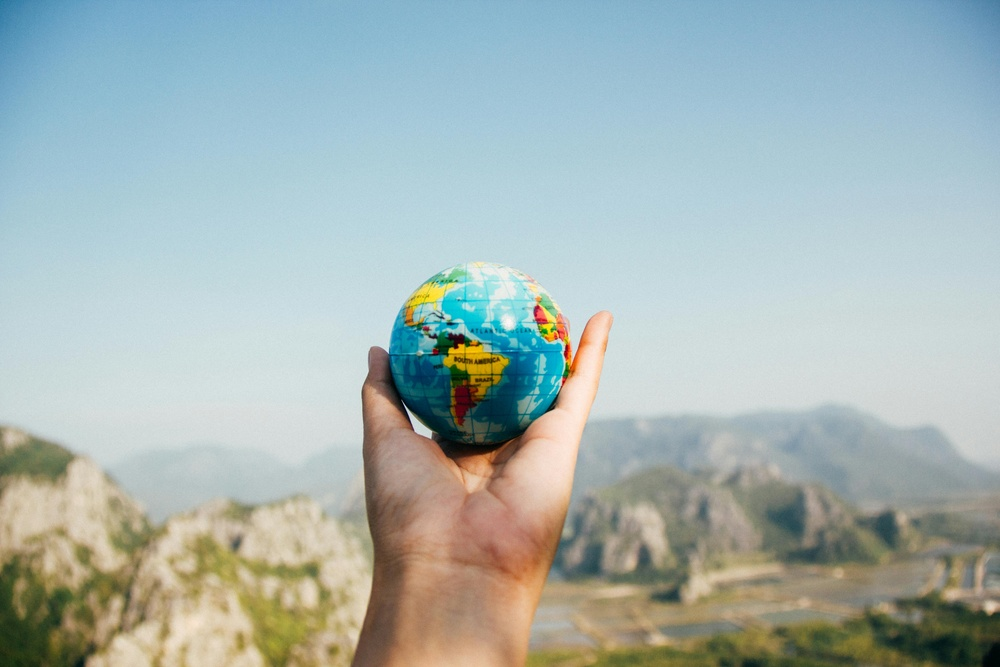
%> input picture LAB_6/globe.jpg, 1000 x 667 px, shrunk from 5184 x 3456 before the run
$ octave lab6.m   (GNU Octave 9; MATLAB toolbox functions it lacks are replaced by stand-ins)
%> lines starting %> are read from the running program, lines starting %| are printed output that depends on the picture; in (x1, y1, x2, y2) boxes, pixels count from 0 and x2, y2 are one past the last pixel; in counts of white or black regions, pixels touching at a corner belong together; the program's own positions count from 1
%% Lab 6: Mini Project – Your Image Pipeline
close all; clear; clc;

% 1) Load your own image (object, face, landscape, etc.)
I = im2double(rgb2gray(imread('globe.jpg','jpg','AutoOrient',true)));
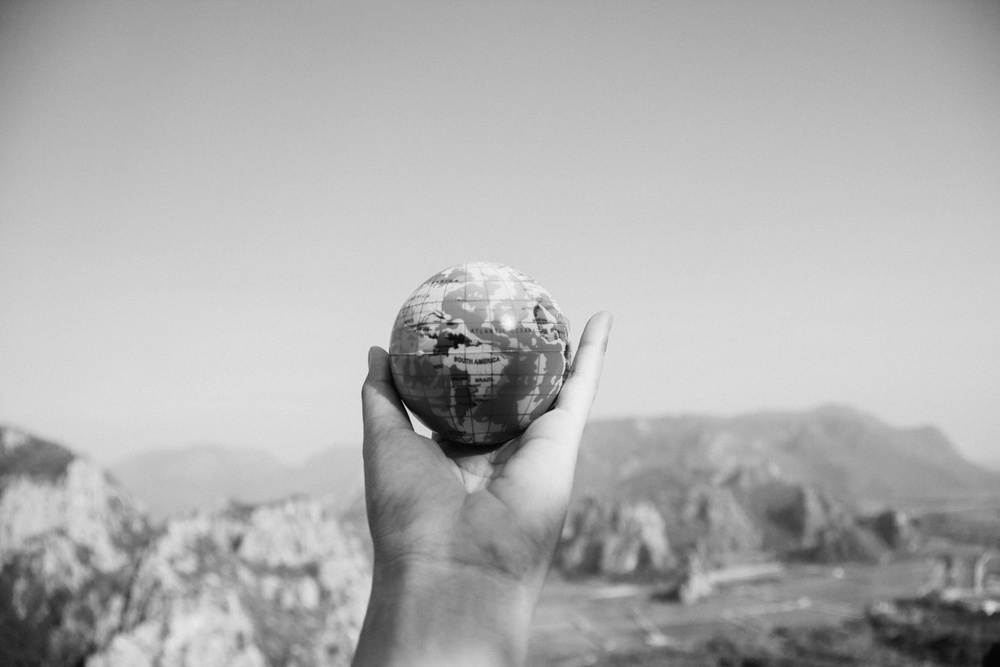
%> I: size 667x1000 double; min 0.00392, max 0.98, mean 0.689

% 2) Pre-process: noise removal
I_filt = medfilt2(I,[3 3]);

% 3) Enhance contrast
I_enh = imadjust(I_filt,[0.2 0.8],[0 1]);
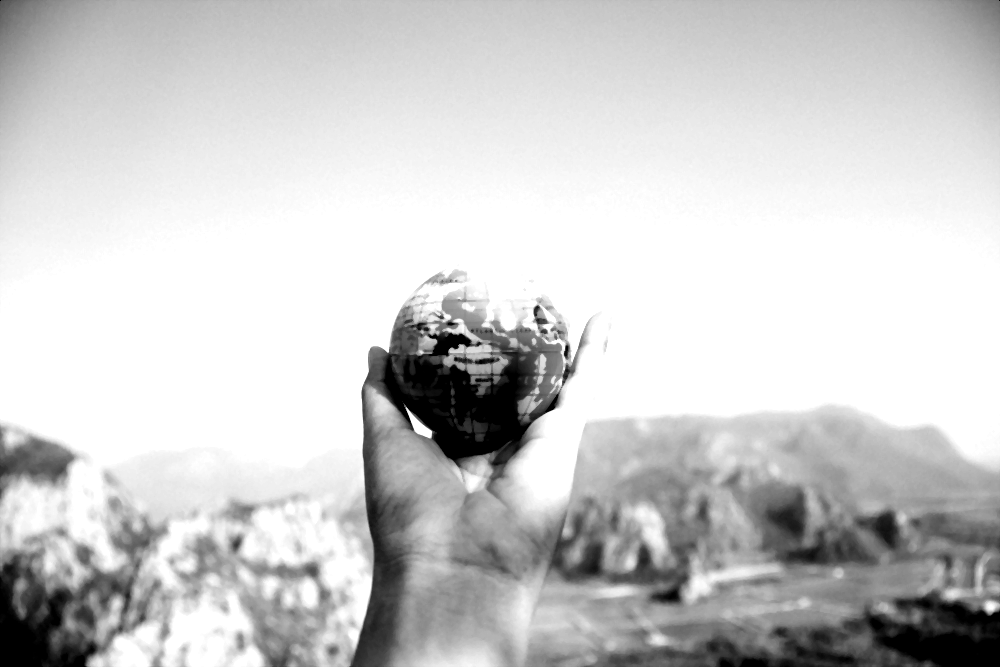
%> I_enh: size 667x1000 double; min 0, max 1, mean 0.8

% 4) Extract features (edges or frequency)
edges = edge(I_enh,'Canny',[0.1 0.25]);
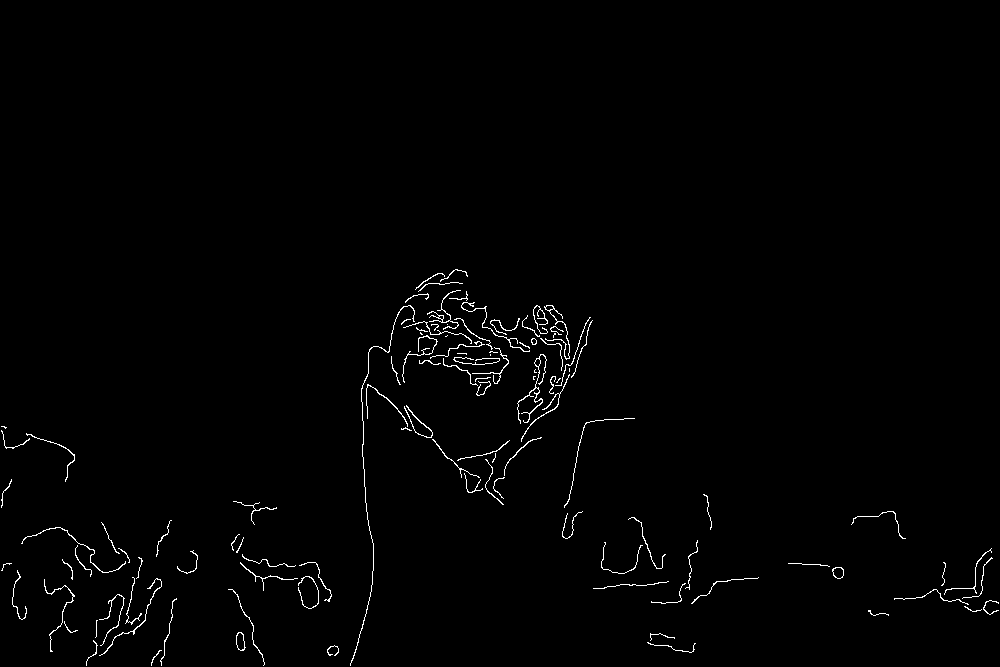
%> edges: size 667x1000 logical; 1% white in thin lines or dots, all inside (x1, y1, x2, y2) = (1, 269, 999, 666)

% 5) Optional frequency-domain mask
F = fftshift(fft2(I_enh));
[M,N]=size(F);
%> M = 667; N = 1000
[u,v]=meshgrid(-N/2:N/2-1,-M/2:M/2-1);
H = double(sqrt(u.^2+v.^2)<60);
I_lp = real(ifft2(ifftshift(F.*H)));
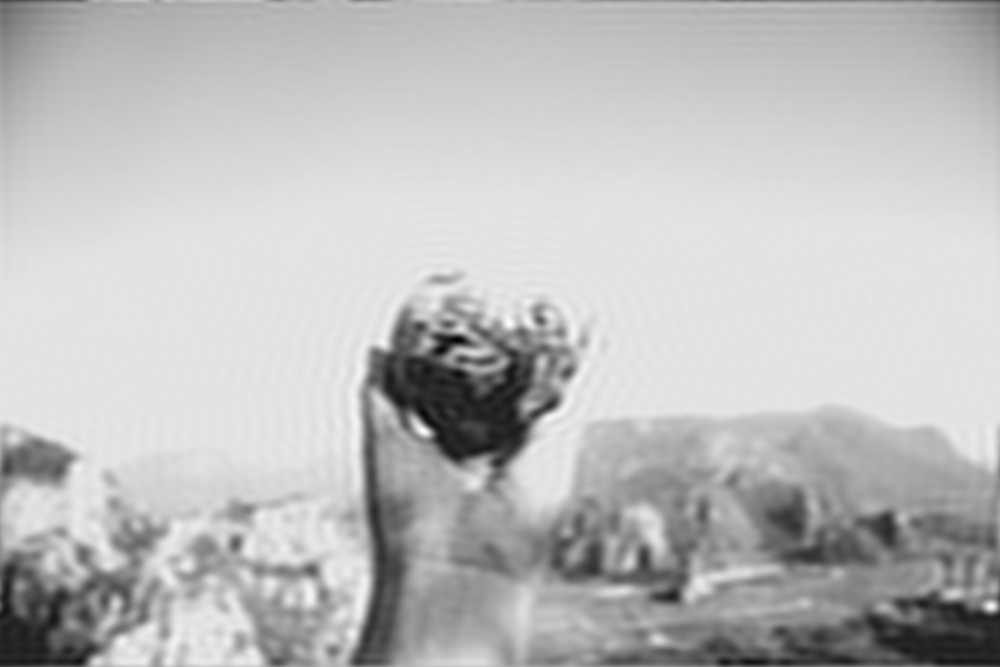
%> I_lp: size 667x1000 double; min -0.187, max 1.14, mean 0.8; drawn with min black and max white

% 6) Visualization
figure; montage({I, I_filt, I_enh, edges, I_lp},'Size',[1 5]);
%> after `montage({I, I_filt, I_enh, edges, I_lp},'Size',[1 5])`:
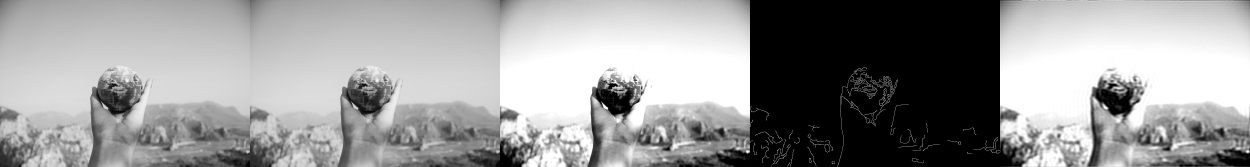
%> displayed picture: size 667x5000, on the screen's scale of 0 to 255 (shown at 1/4 size); min 0, max 255, mean 152.4
title('Original | Denoised | Enhanced | Edges | LP result');

%% 7) Report
% - Describe your processing pipeline.
% - Explain how each stage relates to DSP operations.
% - Discuss improvements or limitations.
